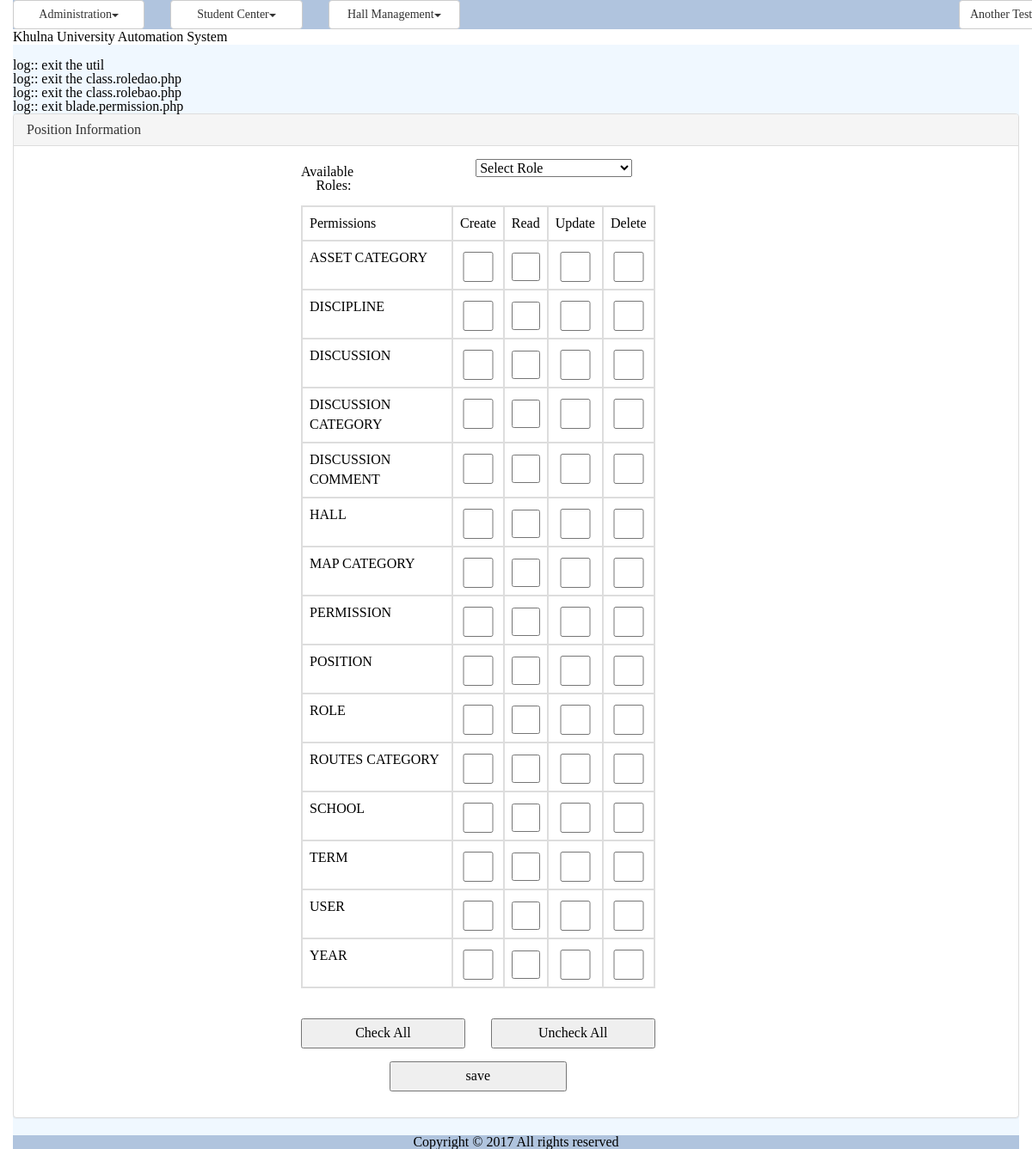
Page /permission.php (signed in) on the committed database.
### tables this page shows
CREATE TABLE `tbl_permission` (
  `ID` varchar(100) NOT NULL,
  `Name` varchar(100) NOT NULL,
  `Category` varchar(100) NOT NULL
);

### common/class.common.php (called while the page is built, shortened)
<?php
include_once 'class.common.user.php';
class Result{
    private $_IsSuccess=0;
    private $_ResultObject;
    public function setIsSuccess($IsSuccess){
        $this->_IsSuccess = $IsSuccess;
    }
    public function getIsSuccess(){
        return $this->_IsSuccess;
    }
    public function setResultObject($ResultObject){
        $this->_ResultObject = $ResultObject;
    }
    public function getResultObject(){
        return $this->_ResultObject;
    }
}
?>

### common/class.common.user.php (called while the page is built, shortened)
<?php
class Permission{
    private $_ID;
    private $_Category;
    public function setID ( $ID ) {
        $this->_ID = $ID;
    }
    public function getID () {
        return $this->_ID;
    }
    public function setCategory( $Category ) {
        $this->_Category = $Category;
    }
    public function getCategory() {
        return $this->_Category;
    }
}
?>

### modules/user/ui/view.permission.php (the view, shortened to what this page needs)
<?php
include_once 'blade/view.permission.blade.php';
include_once COMMON.'class.common.php';
?>
	<div class="panel panel-default">
    <div class="panel-heading">Position Information</div>
    <div class="panel-body">
	<div id="form">
		<form method="post" class="form-horizontal" name="formPermissions">
					<div class="form-group">
		              	<label class="control-label col-sm-2" for="selectedRole">Available Roles:</label>		 <div class="col-sm-10">
						    <?php
						    $var = '<select name="selectedRole" id="select-from-roles" onChange="onChangeEventHandler(event,this);">';
							$Result = $_RoleBAO->getAllRoles();
							if($Result->getIsSuccess()){
								$Roles = $Result->getResultObject();
								$var = $var.'<option selected disabled>Select Role</option>';
						       for ($i=0; $i < sizeof($Roles); $i++) {
						       		$Role = $Roles[$i];
						    		$var = $var. '<option value="'.$Role->getID().'"';
						          	$var = $var.'>'.$Role->getName().'</option>';
								}
								$var = $var.'</select>';
							}
							echo $var;
							?>
						</div>
					</div>
					<div class="form-group">
	              		<div class="col-sm-10">
						    <?php
						    $var='<table class="table table-bordered">';
						    $var=$var.'<tr>';
						    $var=$var.'<th>Permissions</th>';
						    $var=$var.'<th>Create</th>';
						    $var=$var.'<th>Read</th>';
						    $var=$var.'<th>Update</th>';
						    $var=$var.'<th>Delete</th>';
						    $var=$var.'</tr>';
						    $Result = $_RoleBAO->getAllPermissions();
							if($Result->getIsSuccess()){
								$Permissions = $Result->getResultObject();
						       for ($i=0; $i < sizeof($Permissions); ) {
						       		$Permission = $Permissions[$i];
						       		$var = $var.'<tr>';
						       		$var = $var.'<td>'.$Permission->getCategory().'</td>';
						       		$j=$i;
						       		for ( ; $j < sizeof($Permissions)  ; $j++) {
						       			if(!strcasecmp($Permissions[$i]->getCategory(), $Permissions[$j]->getCategory())){
						    				$var = $var.'<td><input type="checkbox" name="selectedPermissions[]"
						    					value="'.$Permissions[$j]->getID().'"
						    					id="'.$Permissions[$j]->getID().'"';
						          			$var = $var.'/></td>';
						       			}
						       			else{
						       				break;
						       			}
						       		}
						       		$i=$j;
						       		$var = $var. '</tr>';
						    	}
						    	$var = $var.'</table>';
						    }
						    echo $var;
						    ?>
						</div>
					</div>
					<div class="form-group">
	              		<div class="col-sm-5">
									<input type="button" name="checkAll" onclick="SetAllCheckBoxes('formPermissions', 'selectedPermissions[]', true);" value="Check All"/>
						</div>
						<div class="col-sm-5">
									<input type="button" name="uncheckAll" onclick="SetAllCheckBoxes('formPermissions', 'selectedPermissions[]', false);" value="Uncheck All"/>
						</div>
					</div>
					<div class="form-group">
	              		<div class="col-sm-10">
							<button type="submit" name="save">save</button>
						</div>
					</div>
		</form>
	</div>
	</div>
	</div>

### rows in the picture
tbl_permission: Category "ASSET CATEGORY"
tbl_permission: Category "DISCIPLINE"
tbl_permission: Category "DISCUSSION"
tbl_permission: Category "DISCUSSION CATEGORY"
tbl_permission: Category "DISCUSSION COMMENT"
tbl_permission: Category "HALL"
tbl_permission: Category "MAP CATEGORY"
tbl_permission: Category "PERMISSION"
tbl_permission: Category "POSITION"
tbl_permission: Category "ROLE"
tbl_permission: Category "ROUTES CATEGORY"
tbl_permission: Category "SCHOOL"
tbl_permission: Category "TERM"
tbl_permission: Category "USER"
tbl_permission: Category "YEAR"

### other values in the picture
$globalMenu[$i]->getTitle() "Administration Student Center Hall Management"
$CurrentUser->getFirstName() "Another"
$CurrentUser->getLastName() "Test…"
